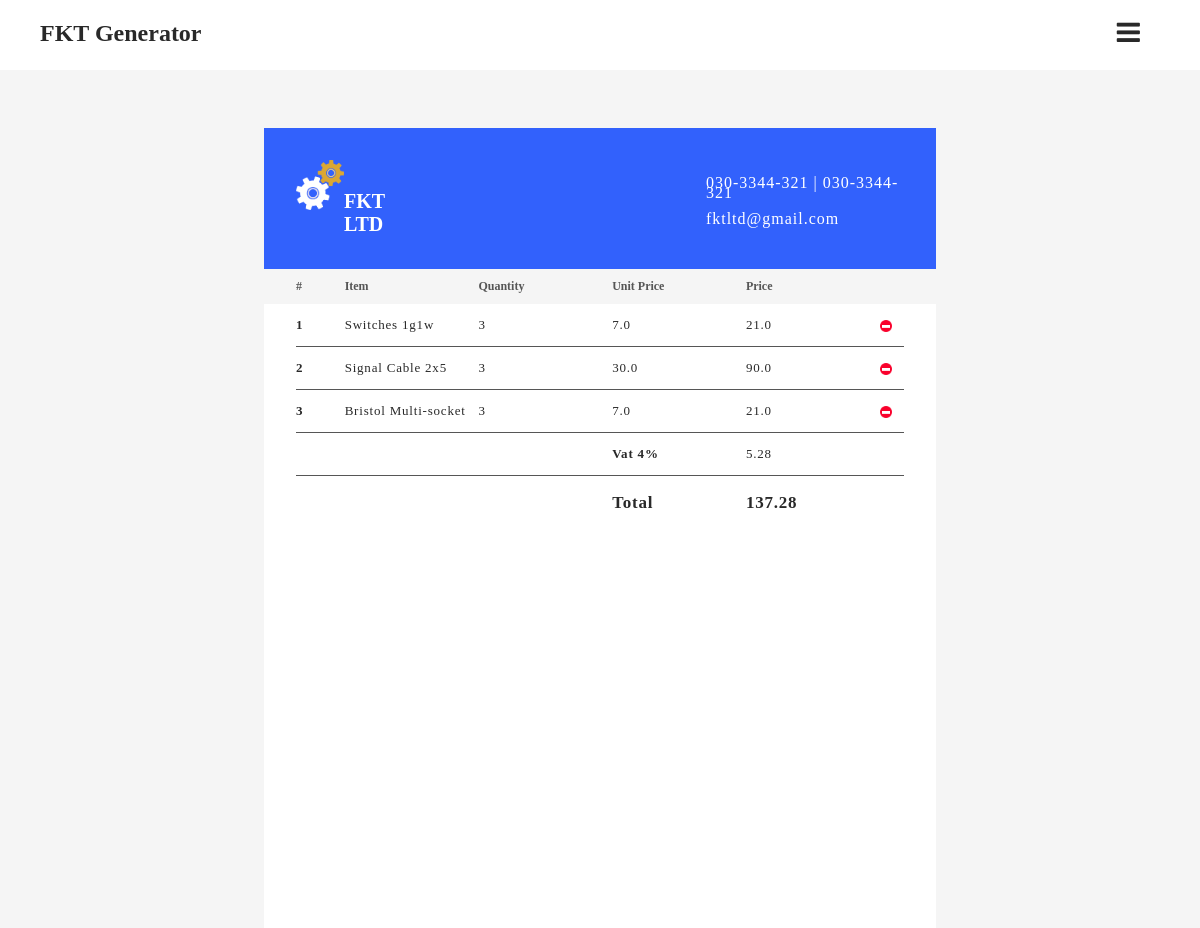
Page /complete_form/PRO8acf-090221 on the committed database.
### recapp/models.py (models this page shows, shortened)
class Storage(db.Model):
    id = db.Column(db.Integer, primary_key=True)
    item_name = db.Column(db.String, nullable=False)
    item_quantity = db.Column(db.Integer, nullable=False)
    unit_price = db.Column(db.Float, nullable=False)
    total_price = db.Column(db.Float, nullable=False)
    ticket_link = db.Column(
        db.Integer, db.ForeignKey('ticket.id'), nullable=False)

class Ticket(db.Model):
    id = db.Column(db.Integer, primary_key=True)
    pseudo_id = db.Column(db.String, unique=True, nullable=False)
    belongs_to = db.Column(db.String, nullable=False)
    form_type = db.Column(db.String, nullable=False)
    status = db.Column(db.String, nullable=False)
    subtotal = db.Column(db.Float, nullable=False, default=0.00)
    vat = db.Column(db.Float, nullable=False, default=0.00)
    total_sum = db.Column(db.Float, nullable=False, default=0.00)
    no_items = db.Column(db.Integer, nullable=False, default=0)
    issuance_date = db.Column(
        db.DateTime, nullable=False, default=datetime.utcnow())
    items = db.relationship('Storage', backref='pocket', lazy=True)

### recapp/routes.py (the view)
@app.route("/complete_form/<string:ticket_pseudo_id>", methods=['GET', 'POST'])
def complete_form(ticket_pseudo_id):
    main_ticket = Ticket.query.filter_by(pseudo_id=ticket_pseudo_id).first()
    if main_ticket:
        resources = Storage.query.filter_by(ticket_link=main_ticket.id).all()
    return render_template('final_print.html', resources=resources, title=main_ticket.belongs_to, viewer=main_ticket)

### recapp/templates/final_print.html (shortened to what this page needs)
{% extends 'origin.html' %}
    {% block content %}
    <main role="main">
        <div class="container-slim">
            <div class="receipt">
                <div class="form-head final-print">
                    <div class="company-head">
                        <img src="/static/media/fkt.png" alt="">
                        <p>FKT LTD</p>
                    </div>
                    <div class="info">
                        <p> 030-3344-321 | 030-3344-321</p>
                        <p>fktltd@gmail.com</p>
                    </div>
                </div>
                <div class="table">
                    <div class="heads">
                        <div class="row">
                            <div class="column" id="num-col">
                                <h2>#</h2>
                            </div>
                            <div class="column">
                                <h2>Item</h2>
                            </div>
                            <div class="column">
                                <h2>Quantity</h2>
                            </div>
                            <div class="column">
                                <h2>Unit Price</h2>
                            </div>
                            <div class="column">
                                <h2>Price</h2>
                            </div>
                        </div>
                    </div>
                    <div class="entries">
                        {% for item in resources %}
                            <div class="row">
                                <div class="column" id="num-col">
                                        <p>{{ resources.index(item) + 1 }}</p>
                                        </div>
                                        <div class="column">
                                            <p>{{ item.item_name }}</p>
                                        </div>
                                        <div class="column">
                                            <p>{{item.item_quantity}}</p>
                                        </div>
                                        <div class="column">
                                            <p>{{item.unit_price}}</p>
                                        </div>
                                        <div class="column">
                                            <p>{{item.total_price}}</p>
                                        </div>
                                        <div class="column" id="num-col">
                                           <span><a href="{{url_for('delete_item', item_id=item.id)}}"><img src="/static/media/del.png" class="del" =""></a></span>
                                        </div>
                            </div>
                        {% endfor %}
                        <div class="row vat-row">
                                <div class="column" id="num-col"></div>
                                <div class="column"></div>
                                <div class="column"></div>
                                <div class="column" id="vat">
                                    <p>Vat 4%</p>
                                </div>
                                <div class="column" id="vat-amnt">
                                    <p>{{viewer.vat}}</p>
                                </div>
                            </div>
                            <div class="row total-row">
                                <div class="column" id="num-col"></div>
                                <div class="column rev-pseudo"></div>
                                <div class="column"></div>
                                <div class="column" id="total-tag">
                                    <p>Total</p>
                                </div>
                                <div class="column" id="total-amnt">
                                    <p>{{viewer.total_sum}}</p>
                                </div>
                            </div>
                    </div>
                </div>
            </div>
        </div>
    </main>
{% endblock %}

### recapp/static/css/style.css (style rules this page uses)
* { list-style: none; box-sizing: border-box; }
:root { --white: #ffffff; --white2: #eeeeee; --white3: #f5f5f5; --black: #222222; --black2: #202020; --black3: #292929 ; --grey1: #F1F1F1; --grey2: #565656; --grey3: rgba(0, 0, 0, 0.082); --blue: #3261fc; --blue2: #214ddd; --blue3: #5f69f3; --blue4: #4f58d8; --green: #03c162; --green2: #169153; --red: #FF3457; --neutral: #ffe386; }
.light { --surface1: var(--white); --surface2: var(--white2); --surface3: var(--white3); --text1: var(--black3); --text2: var(--grey2); --text3: var(--white); --border-col:var(--blue); --border-col2: var(--blue2); --box-shadow : var(--grey3); --action1: var(--blue); --action1-active: var(--blue2); --action2: var(--black3); --action2-active: var(--black1); --plaque1: var(--green); --plaque1-active: var(--green2); --plaque2: var(--blue); --plaque2-active: var(--blue2); --surfake: linear-gradient(to right, var(--black3), var(--white2) ); }
body { margin: 0; padding: 0; background: var(--surface3); color: var(--text1); font-family: "Neue Haas Grotesk Display Pro"; transition: background 500ms ease-in-out, color 1000ms ease-in-out; }
a { color: currentColor; text-decoration: none; }
.form-head { padding: 2em 2em 0.8em 2em; color: var(--text3); background-color: var(--border-col) }
.row { width: 100%; display: -ms-flexbox; display: flex; -ms-flex-wrap: wrap; }
.column { -ms-flex: 0 0 19%; flex: 0 0 19%; max-width: 20%; }
#num-col { -ms-flex: 0 0 8%; flex: 0 0 8%; max-width: 8%; font-weight: 600; }
.heads { background: var(--surface3); padding-left: 2em; padding-right: 2em; color: var(--text2); }
.entries { padding-left: 2em; padding-right: 2em; margin-bottom: 2em; }
.entries .row { border-bottom: 1px solid var(--grey2); }
.entries .row:last-child { border-bottom: none; }
.heads h2 { font-size: 12; }
.entries p { font-size: 13; letter-spacing: 0.8px; }
#vat { font-weight: 600; }
.total-row p { font-size: 17px; font-weight: 600; }
.container-slim { margin-right: 22%; margin-left: 22%; }
.receipt { margin-top: 8em; background: var(--surface1); color: var(--text1); height: 100vh; }
.final-print { display: flex; }
.company-head { display: flex; margin-bottom: 0; }
.company-head p { font-size: 20px; padding-top: 0.5em; font-weight: bold; }
.company-head img { height: 50; width: 50; }
.info { float: right; margin-left: 18em; margin-top: 0.1em; line-height: 10px; letter-spacing: 1px; }
.del { margin-top: 1em; height: 12; width: 12; }
.receipt .column { -ms-flex: 0 0 22%; flex: 0 0 22%; max-width: 25%; }

### rows in the picture
Storage: resources "1", item_name "Switches 1g1w", item_quantity "3", unit_price "7.0", total_price "21.0"
Storage: resources.index(item)+1 "2", item_name "Signal Cable 2x5", item_quantity "3", unit_price "30.0", total_price "90.0"
Storage: resources "3", item_name "Bristol Multi-socket", item_quantity "3", unit_price "7.0", total_price "21.0"
Ticket: vat "5.28", total_sum "137.28"
